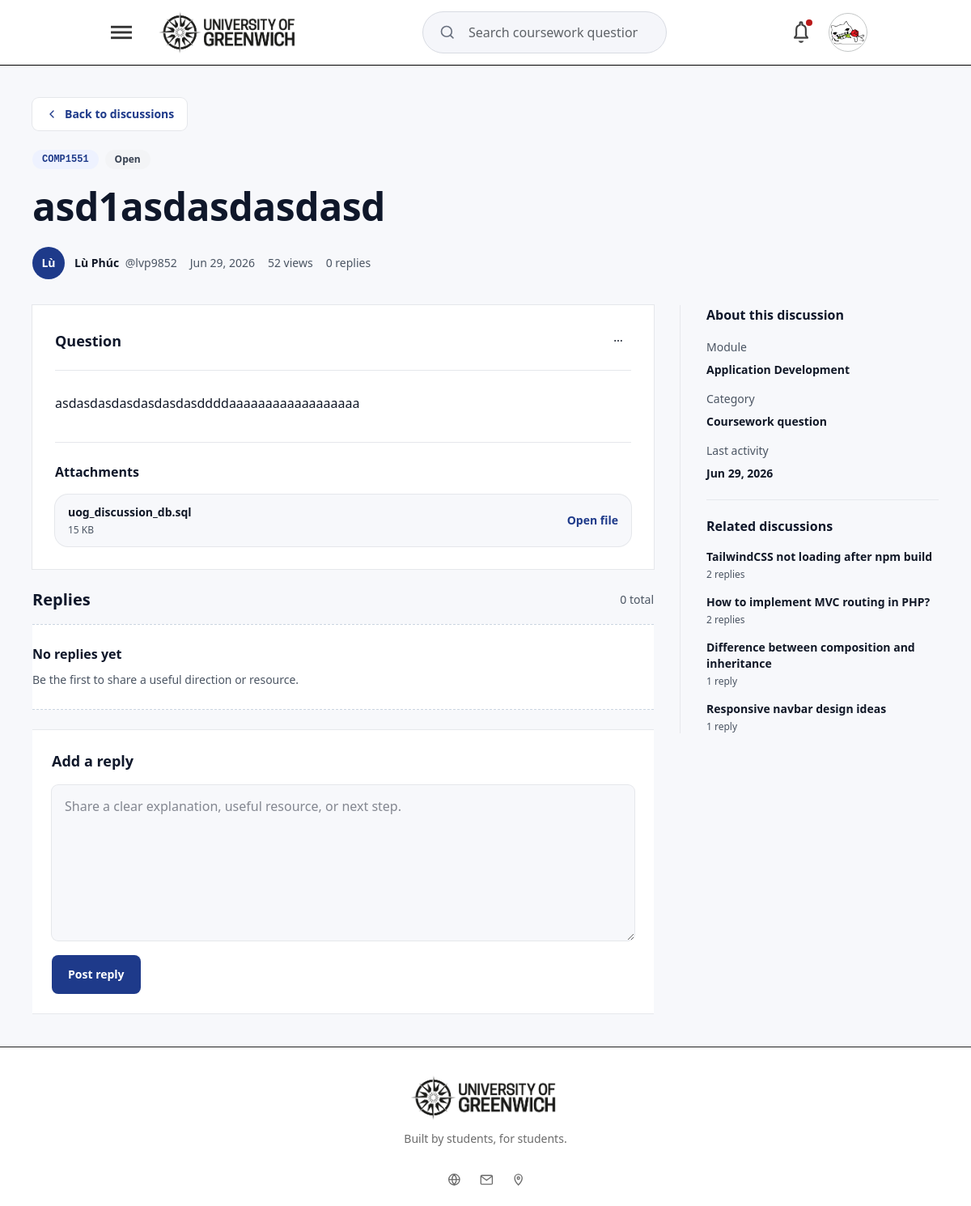
Screenshot of /discussions/asd1asdasdasdasd (signed in) with the database file from the repository.
### tables this page shows
CREATE TABLE `posts` (
  `id` int(11) NOT NULL AUTO_INCREMENT,
  `title` varchar(255) NOT NULL,
  `slug` varchar(255) DEFAULT NULL,
  `content` text NOT NULL,
  `status` enum('open','solved') DEFAULT 'open',
  `user_id` int(11) NOT NULL,
  `module_id` int(11) NOT NULL,
  `created_at` timestamp NOT NULL DEFAULT current_timestamp(),
  `updated_at` timestamp NULL DEFAULT NULL,
  `deleted_at` timestamp NULL DEFAULT NULL,
  PRIMARY KEY (`id`),
  UNIQUE KEY `slug` (`slug`),
  KEY `fk_posts_user` (`user_id`),
  KEY `fk_posts_module` (`module_id`),
  CONSTRAINT `fk_posts_module` FOREIGN KEY (`module_id`) REFERENCES `modules` (`id`) ON DELETE CASCADE,
  CONSTRAINT `fk_posts_user` FOREIGN KEY (`user_id`) REFERENCES `users` (`id`) ON DELETE CASCADE
);

CREATE TABLE `modules` (
  `id` int(11) NOT NULL AUTO_INCREMENT,
  `module_code` varchar(20) NOT NULL,
  `module_name` varchar(150) NOT NULL,
  `description` text DEFAULT NULL,
  `created_at` timestamp NOT NULL DEFAULT current_timestamp(),
  `updated_at` timestamp NULL DEFAULT NULL,
  PRIMARY KEY (`id`),
  UNIQUE KEY `module_code` (`module_code`)
);

CREATE TABLE `media` (
  `id` int(11) NOT NULL AUTO_INCREMENT,
  `post_id` int(11) NOT NULL,
  `type` enum('image','video','document') NOT NULL,
  `path` varchar(255) NOT NULL,
  `original_name` varchar(255) DEFAULT NULL,
  `mime_type` varchar(100) DEFAULT NULL,
  `file_size` int(11) DEFAULT NULL,
  `created_at` timestamp NOT NULL DEFAULT current_timestamp(),
  PRIMARY KEY (`id`),
  KEY `fk_media_post` (`post_id`),
  CONSTRAINT `fk_media_post` FOREIGN KEY (`post_id`) REFERENCES `posts` (`id`) ON DELETE CASCADE
);

### app/Views/discussions/show.php (the view, shortened to what the rows shown need)
<?php
$discussion = $discussion ?? [];
$replies = $replies ?? [];
$relatedDiscussions = $relatedDiscussions ?? [];
$statusTone = (string) ($discussion['status_tone'] ?? 'neutral');
$replyCount = (int) ($discussion['replies'] ?? count($replies));
$attachments = $discussion['attachments'] ?? [];
$isLoggedIn = $isLoggedIn ?? false;
?>
<section
    class="box-border min-h-screen bg-[#F7F8FB] px-4 py-8 font-sans text-[#111827] sm:px-6 lg:px-10 lg:py-10">
    <div class="mx-auto flex max-w-[1180px] flex-col gap-8">
        <header class="max-w-4xl">
            <a href="<?= htmlspecialchars((string) ($discussion['back_url'] ?? BASE_URL . '/discussions'), ENT_QUOTES, 'UTF-8') ?>"
                class="inline-flex min-h-10 items-center gap-2 rounded-lg bg-white px-4 text-sm font-semibold text-[#1E3A8A] ring-1 ring-[#E5E7EB] transition duration-200 hover:bg-[#EEF2FF] focus-visible:outline-2 focus-visible:outline-offset-2 focus-visible:outline-[#1E3A8A]">
                <svg viewBox="0 0 20 20" class="size-4 shrink-0" fill="none" aria-hidden="true">
                    <path d="M12.5 5 7.5 10l5 5" stroke="currentColor" stroke-width="1.7" stroke-linecap="round"
                        stroke-linejoin="round" />
                </svg>
                Back to discussions
            </a>
            <div class="mt-6 flex flex-wrap gap-2">
                <a href="<?= htmlspecialchars((string) ($discussion['module_url'] ?? BASE_URL . '/discussions'), ENT_QUOTES, 'UTF-8') ?>"
                    class="inline-flex max-w-full items-center rounded-full bg-[#EEF2FF] px-3 py-1 font-mono text-xs font-semibold text-[#1E3A8A] transition duration-200 hover:bg-[#DBEAFE] focus-visible:outline-2 focus-visible:outline-offset-2 focus-visible:outline-[#1E3A8A]">
                    <span
                        class="truncate"><?= htmlspecialchars((string) ($discussion['module'] ?? 'MODULE'), ENT_QUOTES, 'UTF-8') ?></span>
                </a>
                <span
                    class="inline-flex items-center gap-1 rounded-full px-3 py-1 text-xs font-semibold <?= $statusTone === 'green' ? 'bg-[#DCFCE7] text-[#166534]' : 'bg-[#F3F4F6] text-[#374151]' ?>">
                </span>
            </div>
            <h1 class="mt-4 text-3xl font-semibold leading-tight tracking-[-0.01em] text-[#0F172A] [overflow-wrap:anywhere] sm:text-5xl"
                dir="auto">
                <?= htmlspecialchars((string) ($discussion['title'] ?? 'Untitled question'), ENT_QUOTES, 'UTF-8') ?>
            </h1>
            <div class="mt-5 flex flex-wrap items-center gap-4 text-sm leading-6 text-[#4B5563]">
                <span class="inline-flex min-w-0 items-center gap-3">
                </span>
                <span><?= htmlspecialchars((string) ($discussion['created_at'] ?? 'Recently'), ENT_QUOTES, 'UTF-8') ?></span>
                <span><?= htmlspecialchars((string) ($discussion['views'] ?? '0'), ENT_QUOTES, 'UTF-8') ?> views</span>
                <span><?= htmlspecialchars((string) $replyCount, ENT_QUOTES, 'UTF-8') ?>
                    <?= $replyCount === 1 ? 'reply' : 'replies' ?></span>
            </div>
        </header>
        <div class="grid gap-8 lg:grid-cols-[minmax(0,1fr)_320px]">
            <div class="flex min-w-0 flex-col gap-6">
                <article class="bg-white p-5 ring-1 ring-[#E5E7EB] sm:p-7"
                    aria-labelledby="question-content-heading">
                    <div class="flex flex-wrap items-center justify-between gap-3 border-b border-[#E5E7EB] pb-5">
                        <h2 id="question-content-heading" class="text-lg font-semibold text-[#0F172A]">Question</h2>
                        <div class="relative" data-action-menu>
                        </div>
                    </div>
                    <div class="mt-6 max-w-[72ch] whitespace-pre-line text-base leading-8 text-[#111827] [overflow-wrap:anywhere]"
                        dir="auto"><?= htmlspecialchars((string) ($discussion['content'] ?? ''), ENT_QUOTES, 'UTF-8') ?></div>
                    <?php if (!empty($attachments)): ?>
                    <section class="mt-8 border-t border-[#E5E7EB] pt-6"
                        aria-labelledby="discussion-attachments-heading">
                        <h2 id="discussion-attachments-heading" class="text-base font-semibold text-[#0F172A]">
                            Attachments</h2>
                        <div class="mt-4 grid gap-4">
                            <?php foreach ($attachments as $attachment): ?>
                            <?php
                                    $attachmentType = (string) ($attachment['type'] ?? 'document');
                                    $attachmentUrl = (string) ($attachment['url'] ?? '#');
                                    $attachmentName = (string) ($attachment['name'] ?? 'Attachment');
                                    ?>
                            <?php if ($attachmentType === 'image'): ?>
                            <figure class="overflow-hidden rounded-2xl bg-[#F7F8FB] ring-1 ring-[#E5E7EB]">
                                <img src="<?= htmlspecialchars($attachmentUrl, ENT_QUOTES, 'UTF-8') ?>"
                                    alt="<?= htmlspecialchars($attachmentName, ENT_QUOTES, 'UTF-8') ?>"
                                    class="max-h-[520px] w-full object-contain">
                                <figcaption
                                    class="border-t border-[#E5E7EB] bg-white px-4 py-3 text-sm leading-5 text-[#4B5563] [overflow-wrap:anywhere]">
                                    <?= htmlspecialchars($attachmentName, ENT_QUOTES, 'UTF-8') ?>
                                    <?php if (!empty($attachment['size'])): ?>
                                    <span class="ml-1">&middot;
                                        <?= htmlspecialchars((string) $attachment['size'], ENT_QUOTES, 'UTF-8') ?></span>
                                    <?php endif; ?>
                                </figcaption>
                            </figure>
                            <?php else: ?>
                            <a href="<?= htmlspecialchars($attachmentUrl, ENT_QUOTES, 'UTF-8') ?>"
                                class="flex min-w-0 flex-wrap items-center justify-between gap-3 rounded-2xl bg-[#F7F8FB] px-4 py-3 ring-1 ring-[#E5E7EB] transition duration-200 hover:ring-[#2563EB] focus-visible:outline-2 focus-visible:outline-offset-2 focus-visible:outline-[#1E3A8A]"
                                target="_blank" rel="noopener">
                                <span class="min-w-0">
                                    <span
                                        class="block text-sm font-semibold leading-5 text-[#111827] [overflow-wrap:anywhere]">
                                        <?= htmlspecialchars($attachmentName, ENT_QUOTES, 'UTF-8') ?>
                                    </span>
                                    <span class="mt-1 block text-xs leading-4 text-[#4B5563]">
                                        <?= htmlspecialchars((string) ($attachment['size'] ?? 'Document'), ENT_QUOTES, 'UTF-8') ?>
                                    </span>
                                </span>
                                <span class="shrink-0 text-sm font-semibold text-[#1E3A8A]">Open file</span>
                            </a>
                            <?php endif; ?>
                            <?php endforeach; ?>
                        </div>
                    </section>
                    <?php endif; ?>
                </article>
                <section class="flex flex-col gap-4" id="replies" aria-labelledby="replies-heading">
                    <div class="flex items-center justify-between gap-3">
                        <h2 id="replies-heading" class="text-xl font-semibold text-[#0F172A]">Replies</h2>
                    </div>
                </section>
                <section id="reply-editor" class="border-y border-[#e6e8ec] bg-white p-5 sm:p-6"
                    aria-labelledby="reply-editor-heading">
                    <?php if ($isLoggedIn): ?>
                    <h2 id="reply-editor-heading" class="text-lg font-semibold text-[#0F172A]">Add a reply</h2>
                    <?php endif; ?>
                </section>
            </div>
            <aside class="flex flex-col border-[#e6e8ec] lg:sticky lg:top-28 lg:self-start lg:border-l lg:pl-8" aria-label="Discussion sidebar">
                <section class="border-b border-[#e6e8ec] pb-5"
                    aria-labelledby="about-discussion-heading">
                    <h2 id="about-discussion-heading" class="text-base font-semibold text-[#0F172A]">About this
                        discussion</h2>
                    <dl class="mt-4 grid gap-3 text-sm leading-6">
                        <div>
                            <dt class="font-medium text-[#4B5563]">Module</dt>
                            <dd class="mt-1 font-semibold text-[#111827] [overflow-wrap:anywhere]">
                                <?= htmlspecialchars((string) ($discussion['module_name'] ?? 'Module discussion'), ENT_QUOTES, 'UTF-8') ?>
                            </dd>
                        </div>
                    </dl>
                </section>
                <section class="pt-5"
                    aria-labelledby="related-discussions-heading">
                    <h2 id="related-discussions-heading" class="text-base font-semibold text-[#0F172A]">Related
                        discussions</h2>
                    <div class="mt-4 grid gap-4">
                        <?php if (!empty($relatedDiscussions)): ?>
                        <?php foreach ($relatedDiscussions as $related): ?>
                        <a href="<?= htmlspecialchars((string) ($related['url'] ?? '#'), ENT_QUOTES, 'UTF-8') ?>"
                            class="block rounded-md transition duration-200 hover:text-[#1E3A8A] focus-visible:outline-2 focus-visible:outline-offset-2 focus-visible:outline-[#1E3A8A]">
                            <span class="block text-sm font-semibold leading-5 text-[#111827] [overflow-wrap:anywhere]"
                                dir="auto">
                                <?= htmlspecialchars((string) ($related['title'] ?? 'Untitled discussion'), ENT_QUOTES, 'UTF-8') ?>
                            </span>
                            <span class="mt-1 block text-xs font-medium text-[#4B5563]">
                                <?= htmlspecialchars((string) ($related['replies'] ?? 0), ENT_QUOTES, 'UTF-8') ?>
                                <?= ((int) ($related['replies'] ?? 0)) === 1 ? 'reply' : 'replies' ?>
                            </span>
                        </a>
                        <?php endforeach; ?>
                        <?php else: ?>
                        <p class="text-sm leading-6 text-[#4B5563]">Similar questions will appear as more discussions become active.</p>
                        <?php endif; ?>
                    </div>
                </section>
            </aside>
        </div>
    </div>
</section>

### rows the page displays
posts: module.module_code "COMP1551", title "asd1asdasdasdasd", content "asdasdasdasdasdasdasddddaaaaaaaaaaaaaaaaaa", module.module_name "Application Development"
media: original_name "uog_discussion_db.sql", size "15 KB"
posts: title "TailwindCSS not loading after npm build", replies "2"
posts: title "How to implement MVC routing in PHP?", replies "2"
posts: title "Difference between composition and inheritance", replies "1", shows "reply"
posts: title "Responsive navbar design ideas", replies "1", shows "reply"

### other values shown
$discussion['status'] "Open"
$discussion['avatar'] "Lù"
$discussion['author'] "Lù Phúc"
$discussion['author_handle'] "@lvp9852"
$discussion['created_at'] "Jun 29, 2026"
$discussion['views'] "52"
$replyCount "0"
$discussion['updated_at'] "Jun 29, 2026"
